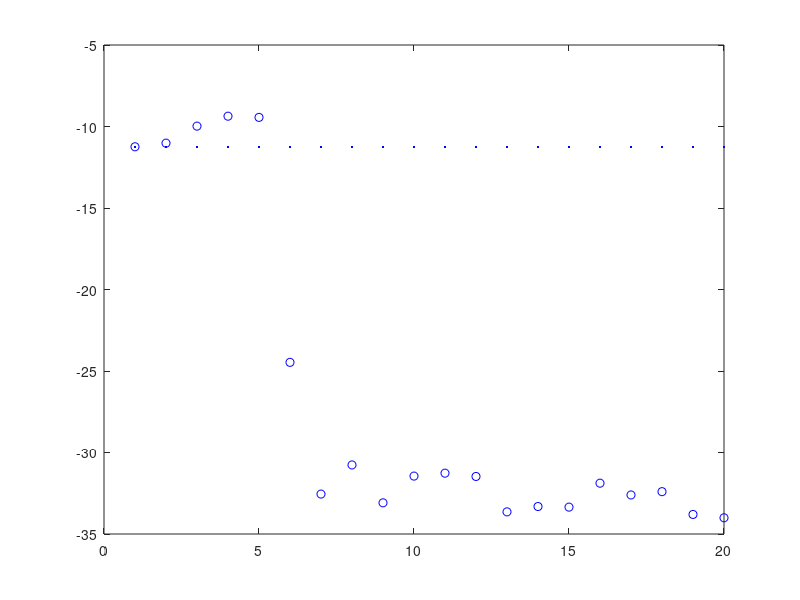
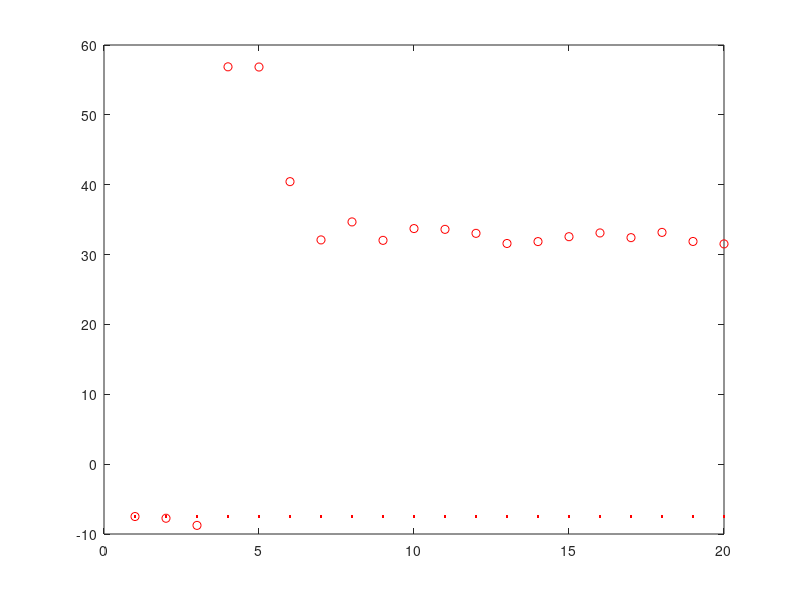

Write MATLAB code to recreate these figures, in order.
%% Espirit_baseline
clear;clc;
%% Initializations
g_weight = 1;
v_weight = 1;
n_weight = 1*10^(-2);
g_angle = -pi/16;
v_angle = -pi/24;

delx = 0.5; % Delta x of baseline
baseline = delx; %Physical baseline of two sample arrays

array_size = 6; % the amount of ground samples
Averaged_Signal_samples = 500; %Averaged_Signal_samples in matrix
NoiseITER = 20;

est_ground_angle = zeros(1,NoiseITER);
est_vegitation_angle = zeros(1,NoiseITER);

%% Start of Algorithm
for Noise = 1:NoiseITER;
    n_weight = Noise*n_weight;
    for unusedVariable = 1:Averaged_Signal_samples;
%% Setting up Random Phi that differ across samples
phi_one = 1i*2*pi*rand(1,Averaged_Signal_samples);
phi_two = 1i*2*pi*rand(1,Averaged_Signal_samples);
pos = [1:array_size]'; %#ok<NBRAK>
distance = 2.*pi.*pos.*delx;  % element separation of 1/2 wavelength

%% Element Array size with Signal

X = g_weight.*(exp(-1i*distance*sin(g_angle))*exp(phi_one))... %Ground
    + v_weight.*(exp(-1i*distance*sin(v_angle))*exp(phi_two))...  %Vegetaion
    + n_weight.*sqrt(-2.*log(1-rand(array_size,Averaged_Signal_samples))).*exp(1i*2*pi*rand(array_size,Averaged_Signal_samples));  %Noise

%% Setting up Baselines
% Remember to change the Initial Variable delx if Baseline changes

%S1 = [X(1,:); X(2,:)]; S2 = [X(5,:);X(6,:)]; %Baseline = 4delx
%S1 = [X(2,:);X(3,:)]; S2 = [X(4,:);X(5,:)]; %Baseline = 2delx
S1 = [X(3,:);X(4,:)]; S2 = [X(4,:);X(5,:)]; %Baseline = delx
%S1 = [X(2,:);X(3,:);X(4,:)]; S2 = [X(3,:);X(4,:);X(5,:)]; %Baseline = delx
%S1 = [X(1,:);X(2,:);X(3,:);X(4,:)]; S2 = [X(2,:);X(3,:);X(4,:);X(5,:)]; %Baseline = delx


% S1 = [X(1,:)*X(2,:)';
%     X(1,:)*X(3,:)';
%     X(2,:)*X(3,:)'];
% 
% S2 = [X(4,:)*X(5,:)';
%     X(4,:)*X(6,:)';
%     X(5,:)*X(6,:)']; %Baseline = 3delx
%     
% S1 = [X(1,:)*X(2,:)';
%     X(1,:)*X(3,:)';
%     X(2,:)*X(3,:)'];
% 
% S2 = [X(2,:)*X(3,:)';
%     X(2,:)*X(4,:)';
%     X(3,:)*X(4,:)']; %Baseline = delx

%     S1 = [X(1,1)*X(1,2);
%         X(1,1)*X(1,3);
%         X(1,2)*X(1,3)];
%     
%     S2 = [X(1,3)*X(1,4);
%         X(1,3)*X(1,5);
%         X(1,4)*X(1,5)]; %Baseline = 2delx
%% Espirit Algorithm
R1 = S1*S1';
R2 = S1*S2';
A =  pinv(R1)*R2;

[u,uv] = eig(A);
[~,kk]=sort(angle(diag(uv)),'ascend');

%% Averaging over a matix then averaging that signal in a for loop proportional to the matix rows
% The Smaller Angle ends up haveing The largest angle Eigen Value
est_ground_angle(Noise) = est_ground_angle(Noise) + (asin(angle(uv(kk(1),kk(1)))/(2*pi*baseline)))/Averaged_Signal_samples; %Estimated ground angle
est_vegitation_angle(Noise) = est_vegitation_angle(Noise) + (asin(angle(uv(kk(2),kk(2)))/(2*pi*baseline)))/Averaged_Signal_samples; %Estimated Vegitation angle
    end
end
%% Ploting Results
figure(1);title('Ground angle in degrees');
plot(est_ground_angle*180/pi,'bo'); %Estimated ground angle
hold on;
plot(ones(1,NoiseITER)*g_angle*180/pi,'b.'); %actual Ground Phase
hold off;

figure(2);title('Vegitation angle in degrees');
plot(est_vegitation_angle*180/pi,'ro'); %Estimated Vegitation angle
hold on;
plot(ones(1,NoiseITER)*v_angle*180/pi,'r.'); %actual Vegitation phase
hold off;
